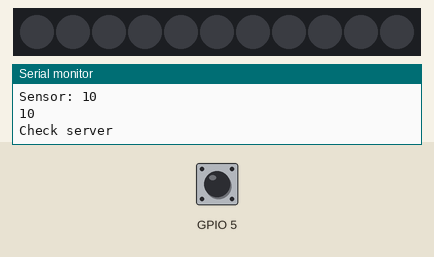
This sketch was run on a simulated ESP8266 (NodeMCU). On the bench: 11 RGB LEDs in strip order, left to right, the last lines printed to the serial monitor. The inputs (shaded band) are chosen by the test bench; at power-on: GPIO 5 HIGH. WiFi joins after 1.5 s; servers stay silent unless stated; colours are those a GRB WS2812 strip shows for the declared byte order; uploads are accepted with an empty reply; random numbers use the default seed unless the sketch sets one.

Above: at 3.7 s.
3.8 s: GPIO 5 pulled LOW for 1 s
At 5.54 s:
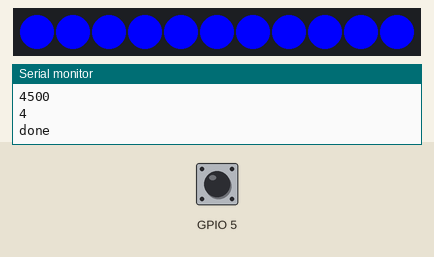
6.8 s: GPIO 5 pulled LOW for 3.2 s
At 8.06 s:
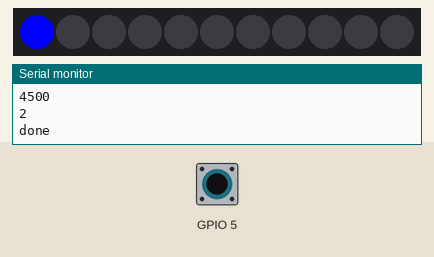
Timing chart, 0 to 9.8 s (numbered marks = the images above; inputs shaded):
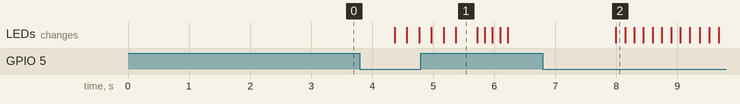

The sketch:

love_sender.ino
```cpp
#include "wifi.h"
#include "capacitive_sensor.h"
#include "leds.h"
#include "server.h"

//const char* ssid = "Danger Zone";
//const char* password = "435811375";
const char* ssid = "Giorgi";
const char* password = "595302010";
CapacitiveSensor cs_4_5 = CapacitiveSensor(4, 5);
WiFiClient client;
String host = "51.15.60.151";
const int http_port = 80;
int non_active_cs = 0;

void setup() {
  Serial.begin(115200);
  Serial.println();
  Serial.println("Booting Sketch...");

  connect_wifi(ssid, password);
  Serial.println("Connected to wifi...");

  init_tcp_connection(client, host, http_port);
  Serial.println("Connected to server...");

  setup_cs(cs_4_5);
  Serial.println("Capacitive sensor setup...");

  setup_ws2812();
  Serial.println("LEDs setup...");

  non_active_cs = sensor_calibration(cs_4_5);
  Serial.println("Capacitive sensor calibrated");
}

void loop() {
  bool done = false;
  Serial.print("Sensor: ");
  Serial.println(non_active_cs);

  // If button pressed, dim your light and send the request
  if (get_cs_status(cs_4_5, non_active_cs)) {
    done = false;
    turn_leds_on();
    init_tcp_connection(client, host, http_port);
    Serial.println("Sensor activated");
    request_uri(client, (String) "index.php", host, (String) "nasim");
    Serial.println("Request URI...");
    delay(500);
    // Read all the lines of the reply from server and dim light when it is received
    while (client.available() && done == false) {
      Serial.println("client available");
      String line = client.readStringUntil('\r');
      if (line == "\nFileCreatedNasim") {
        Serial.println("File was created...");
        done = true;
      }
    }
  }
  else {
    if (init_tcp_connection(client, host, http_port)){
      done = false;
      Serial.println("Check server");
      request_uri(client, (String) "index.php", host, (String) "isdimmednasim");
      delay(500);

      // Read all the lines of the reply from server and dim light when it is received
      while(client.available() && done == false){
        String line = client.readStringUntil('\r');
        if (line == "\nHitTheLightsNasim"){
          Serial.println("Hit the lights...");
          turn_leds_on();
          done = true;
        }
      }
    }
  }
}
```

capacitive_sensor.h
```cpp
#include <CapacitiveSensor.h>

// With a NodeMCU, need a 180K resistor between send and receive pins
#define CALIBRATION_MEASUREMENTS 30

void setup_cs(CapacitiveSensor& cs){
  cs.set_CS_AutocaL_Millis(0xFFFFFFFF);
}

bool get_cs_status(CapacitiveSensor& cs, int non_active_value){
  long start = millis();
  long total =  cs.capacitiveSensor(30);
  Serial.println(total);
  if (total > (non_active_value)){
    return true;
  }
  return false;
}

int sensor_calibration(CapacitiveSensor& cs){
  int max = 0;

  for (int i = 0; i < CALIBRATION_MEASUREMENTS; i++){
    if (cs.capacitiveSensor(30) > max) {
      max = cs.capacitiveSensor(30);
    }

    delay(10);
  }
  Serial.print("Sensor: ");
  Serial.println(max);
  return max;
}
```

leds.h
```cpp
#include "FastLED.h"

#define DATA_PIN 12 //D6
#define NUM_LEDS 11
#define LED_TYPE    WS2812
#define COLOR_ORDER GRB

#define SLOW_RATE 100
#define FAST_RATE 50
//#define BRIGHTNESS          96
//#define FRAMES_PER_SECOND  120
#define GHUE 0

// Define the array of leds
CRGB leds[NUM_LEDS];

void setup_ws2812(){
  FastLED.addLeds<WS2812, DATA_PIN, RGB>(leds, NUM_LEDS);
}

void slow_blink_red(){
  for (int j = 0; j < 2; j++){
    for (int i = 0; i < NUM_LEDS; i++){
      leds[i] = CRGB::Blue;
      FastLED.show();
      delay(SLOW_RATE);
      leds[i] = CRGB::Black;
      FastLED.show();
      delay(SLOW_RATE);
    }
    for (int i = NUM_LEDS - 1; i >= 0; i--){
      leds[i] = CRGB::Blue;
      FastLED.show();
      delay(SLOW_RATE);
      leds[i] = CRGB::Black;
      FastLED.show();
    }
  }
}

void fast_blink_red(){
  for (int j = 0; j < 2; j++){
    for (int i = 0; i < NUM_LEDS; i++){
      leds[i] = CRGB::Blue;
      FastLED.show();
      delay(FAST_RATE);
      leds[i] = CRGB::Black;
      FastLED.show();
      delay(FAST_RATE);
    }
    for (int i = NUM_LEDS - 1; i >= 0; i--){
      leds[i] = CRGB::Blue;
      FastLED.show();
      delay(FAST_RATE);
      leds[i] = CRGB::Black;
      FastLED.show();
    }
  }
}

// Heart getting full and blinking at the end
void heart() {
  for (int i = 0; i < NUM_LEDS; i++){
    leds[i] = CRGB::Blue;
    FastLED.show();
    delay(SLOW_RATE);
  }

  for (int j = 0; j < 3; j++){
    delay(SLOW_RATE);

    for (int k = 0; k < NUM_LEDS; k++){
      leds[k] = CRGB::Blue;
      FastLED.show();
    }

    delay(SLOW_RATE);

    for (int l = 0; l < NUM_LEDS; l++){
      leds[l] = CRGB::Black;
      FastLED.show();
    }
  }
}

void bpm()
{
  // colored stripes pulsing at a defined Beats-Per-Minute (BPM)
  uint8_t BeatsPerMinute = 62;
  CRGBPalette16 palette = PartyColors_p;
  uint8_t beat = beatsin8 (BeatsPerMinute, 64, 255);
  for (int i = 0; i < NUM_LEDS; i++) { //9948
    leds[i] = ColorFromPalette(palette, GHUE+(i*2), beat-GHUE+(i*10));
  }
}

void rainbow()
{
  // FastLED's built-in rainbow generator
  fill_rainbow(leds, NUM_LEDS, GHUE, 7);
}

void turn_leds_on(){
  int rand_number = random(1,5);
  Serial.println(rand_number);
  Serial.println("done");
  switch(rand_number){
    case 1:
      slow_blink_red();
      break;
    case 2:
      fast_blink_red();
      break;
    case 3:
      rainbow();
      break;
    case 4:
      heart();
      break;
    case 5:
      bpm();
      break;
  }
}
```

server.h
```cpp
// Use WiFiClient class to create TCP connections
bool init_tcp_connection(WiFiClient& client, String host, const int http_port) {
  if (!client.connect(host, http_port)) {
    Serial.println("connection failed");
    return false;
  }

  return true;
}

// We now create a URI for the request
void request_uri(WiFiClient& client, String param, String host, String data){
  String url = "GET /" + param + "?" + data + " HTTP/1.1";

  client.println(url);
  client.println("Host: " + host);
  client.println("Connection: close");
  client.println();
}
```

wifi.h
```cpp
#include "ESP8266WiFi.h"

void connect_wifi(const char* ssid, const char* password)
{
  WiFi.begin(ssid, password);

  while (WiFi.status() != WL_CONNECTED) {
    Serial.print("Connecting...\n");
    delay(1000);
  }

  Serial.println("");
  Serial.println("WiFi connected");
  Serial.println("IP address: ");
  Serial.println(WiFi.localIP());
}
```

Measured:
- after the input at 3.8 s, the LEDs: first change after 0.57 s (image 1 shows a later state)
- after the input at 6.8 s, the LEDs: change after 1.2 s (image 2)
